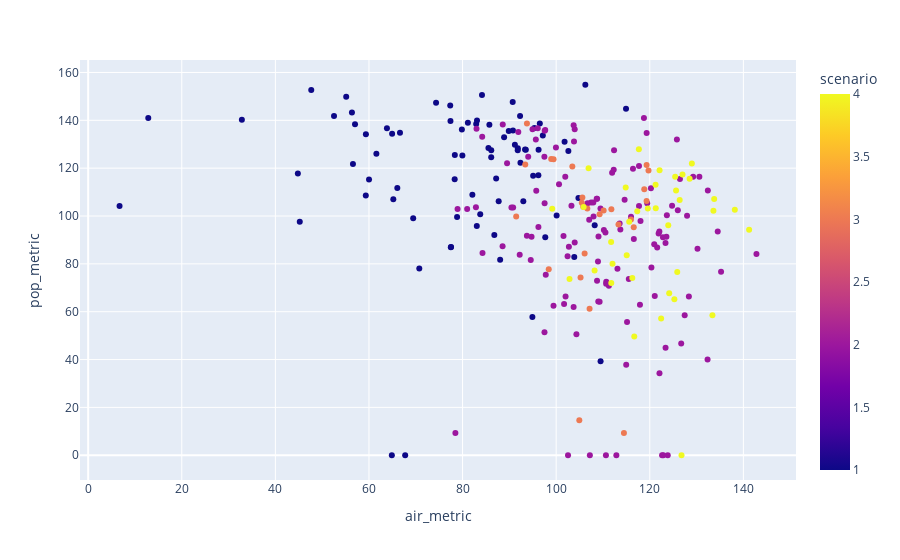

Notebook code for this chart:
### Code cell
px.scatter(data_frame=dfc2, 
y = dfc2['pop_metric'], 
x = dfc2['air_metric'], 
color = dfc2['scenario'], 
hover_name = dfc2['label'])

### Figure 1 — Plotly figure (JSON) as saved in the notebook; plotly's stock layout.template omitted (floating-point values rounded to 4 significant figures; data arrays with more than 128 entries replaced by an {"elided": "..."} marker saying what was removed)
{"data": [{"hovertemplate": "<b>%{hovertext}</b><br><br>air_metric=%{x}<br>pop_metric=%{y}<br>scenario=%{marker.color}<extra></extra>", "hovertext": {"elided": "264 str values"}, "legendgroup": "", "marker": {"color": {"elided": "264 int values"}, "coloraxis": "coloraxis", "symbol": "circle"}, "mode": "markers", "name": "", "orientation": "v", "showlegend": false, "type": "scatter", "x": {"elided": "264 float values"}, "xaxis": "x", "y": {"elided": "264 float values"}, "yaxis": "y"}], "layout": {"coloraxis": {"colorbar": {"title": {"text": "scenario"}}, "colorscale": [[0, "#0d0887"], [0.1111, "#46039f"], [0.2222, "#7201a8"], [0.3333, "#9c179e"], [0.4444, "#bd3786"], [0.5556, "#d8576b"], [0.6667, "#ed7953"], [0.7778, "#fb9f3a"], [0.8889, "#fdca26"], [1, "#f0f921"]]}, "legend": {"tracegroupgap": 0}, "margin": {"t": 60}, "xaxis": {"anchor": "y", "domain": [0, 1], "title": {"text": "air_metric"}}, "yaxis": {"anchor": "x", "domain": [0, 1], "title": {"text": "pop_metric"}}}}
